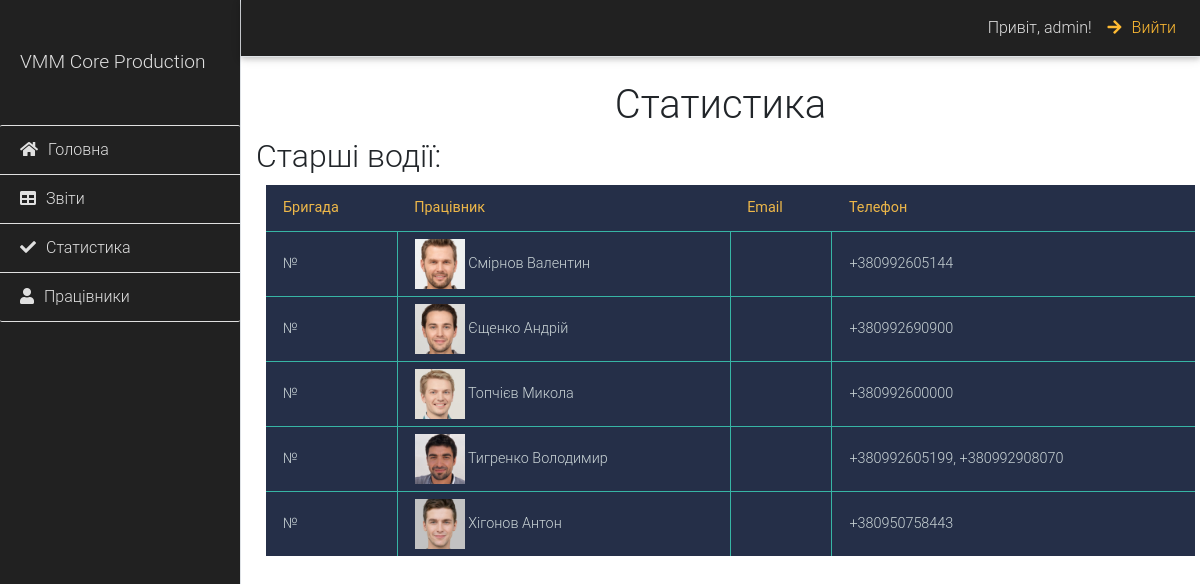
/director/statistics/ (signed in), run on the app's committed database.
### senior_driver/models.py (models this page shows, shortened)
class SeniorDriver(models.Model):
    user = models.OneToOneField(User, on_delete=models.CASCADE)
    date_of_birth = models.DateField(blank=True, null=False)
    brigade_name = models.CharField(blank=True, max_length=50)
    telephone1 = models.CharField(max_length=15, blank=True, default='')
    telephone2 = models.CharField(max_length=15, blank=True, default='')
    avatar = models.ImageField(blank=True, upload_to="employees")
    def full_name(self):
        return f"{self.user.last_name} {self.user.first_name}"
    def phones(self):
        phones = self.telephone1
        if self.telephone2:
            phones += ', ' + self.telephone2
        return phones

### director/views.py (the view)
# urls.py: path('statistics/', views.show_statistics, name='statistics'),
def show_statistics(request):
    if not request.user.is_authenticated:
        return redirect('mylogin')
    if not ('director.view_director' in request.user.get_group_permissions()):
        raise Http404("У Вас не має прав на перегляд цієї сторінки")
    reports = Report.objects.all()
    drivers = SeniorDriver.objects.all().order_by('brigade_name')
    data_report = {
        'names': drivers.values_list('brigade_name', flat=True)
    }
    context = {
        'reports': reports,
        'drivers': drivers,
    }
    return render(request, 'director/statistics.html', context=context)

### templates/director/statistics.html (shortened to what this page needs)
{% extends 'base.html' %}
{% block content %}
<div class="d-flex" id="wrapper">
    <div class="bg-dark border-right" id="sidebar-wrapper">
        <div class="sidebar-heading text-light py-5">VMM Core Production</div>
        <div class="list-group list-group-flush">
            <a href="{% url 'director:home-page' %}"
                class="list-group-item list-group-item-action bg-dark text-light border-light border-top"><i
                    class="fa fa-home"></i>Головна</a>
            <a href="{% url 'director:reports' %}"
                class="list-group-item list-group-item-action bg-dark text-light border-light"><i
                    class="fa fa-table"></i>Звіти</a>
            <a href="{% url 'director:statistics' %}"
                class="list-group-item list-group-item-action bg-dark text-light border-light"><i
                    class="fa fa-check"></i>Статистика</a>
            <a href="{% url 'director:employees' %}"
                class="list-group-item list-group-item-action bg-dark text-light border-light border-bottom"><i
                    class="fa fa-user"></i>Працівники</a>
        </div>
    </div>
    <div id="page-content-wrapper">
        <nav class="navbar navbar-expand-lg navbar-dark bg-dark border-bottom">
            <div class="collapse navbar-collapse" id="navbarSupportedContent">
                <ul class="navbar-nav ml-auto mt-2 mt-lg-0">
                    <a class="nav-link text-light" href="#">Привіт, {{ user.username }}!</a>
                    <a class="nav-link text-warning" href="{% url 'mylogout' %}"><i
                            class="fa fa-arrow-right"></i>Вийти</a>
                </ul>
            </div>
        </nav>
        <div class="container-fluid">
            <h1 class="mt-4 text-center">Статистика</h1>
            <div class="content-text">
                <h2>Старші водії:</h2>
                {% if drivers %}
                <table class="table_dark">
                    <tr>
                        <th>Бригада</th>
                        <th>Працівник</th>
                        <th>Email</th>
                        <th>Телефон</th>
                    </tr>
                    {% for driver in drivers %}
                    <tr>
                        <td>№{{driver.brigade}}</td>
                        <td><img width="50px" src="{{driver.avatar.url}}" alt="{{driver.full_name}}">
                            {{driver.full_name}}</td>
                        <td>{{driver.email}}</td>
                        <td>{{driver.phones}}</td>
                    </tr>
                    {% endfor %}
                </table>
                {% endif %}
                <div id="columnchart_material" style="width: 100%; height: 500px;"></div>
            </div>
        </div>
    {% endblock %}

### templates/director/statistics.html (style rules this page uses)
body { overflow-x: hidden; }
.fa { margin-right: 10px; }
#sidebar-wrapper { min-height: 100vh; margin-left: -15rem; -webkit-transition: margin .25s ease-out; -moz-transition: margin .25s ease-out; -o-transition: margin .25s ease-out; transition: margin .25s ease-out; }
#sidebar-wrapper .sidebar-heading { padding: 0.875rem 1.25rem; font-size: 1.2rem; }
#sidebar-wrapper .list-group { width: 15rem; }
#page-content-wrapper { min-width: 100vw; }
@media (min-width: 768px) { #sidebar-wrapper { margin-left: 0; } }
@media (min-width: 768px) { #page-content-wrapper { min-width: 0; width: 100%; } }
.table_dark { font-size: 14px; width: 100%; text-align: left; border-collapse: collapse; background: #252F48; margin: 10px; }
.table_dark th { color: #EDB749; border-bottom: 1px solid #37B5A5; padding: 12px 17px; }
.table_dark td { color: #CAD4D6; border-bottom: 1px solid #37B5A5; border-right: 1px solid #37B5A5; padding: 7px 17px; }
.table_dark tr:last-child td { border-bottom: none; }
.table_dark td:last-child { border-right: none; }

### data on the page
SeniorDriver: avatar (picture), full_name "Смірнов Валентин", phones "+380992605144"
SeniorDriver: avatar (picture), full_name "Єщенко Андрій", phones "+380992690900"
SeniorDriver: avatar (picture), full_name "Топчієв Микола", phones "+380992600000"
SeniorDriver: avatar (picture), full_name "Тигренко Володимир", phones "+380992605199, +380992908070"
SeniorDriver: avatar (picture), full_name "Хігонов Антон", phones "+380950758443"

### other printed values
{{ user.username }} "admin"
